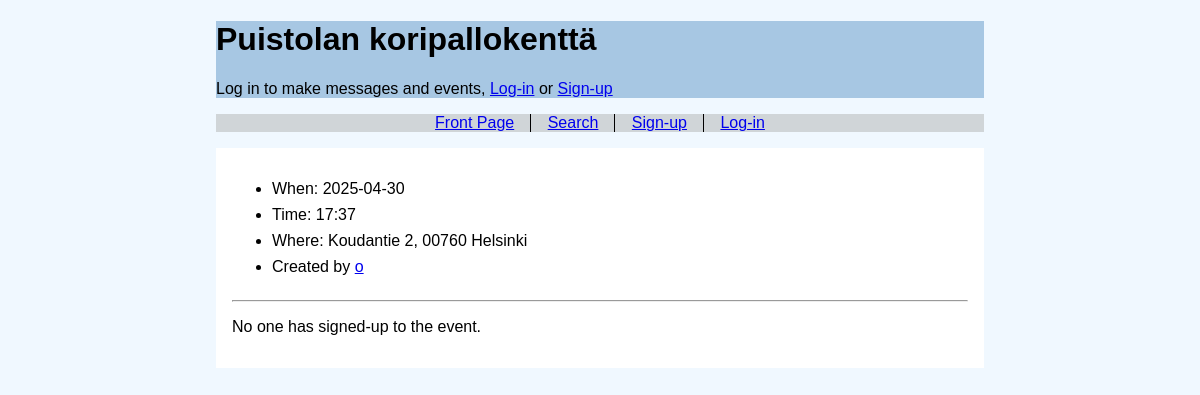
The page /event/9 on the database as committed earlier.
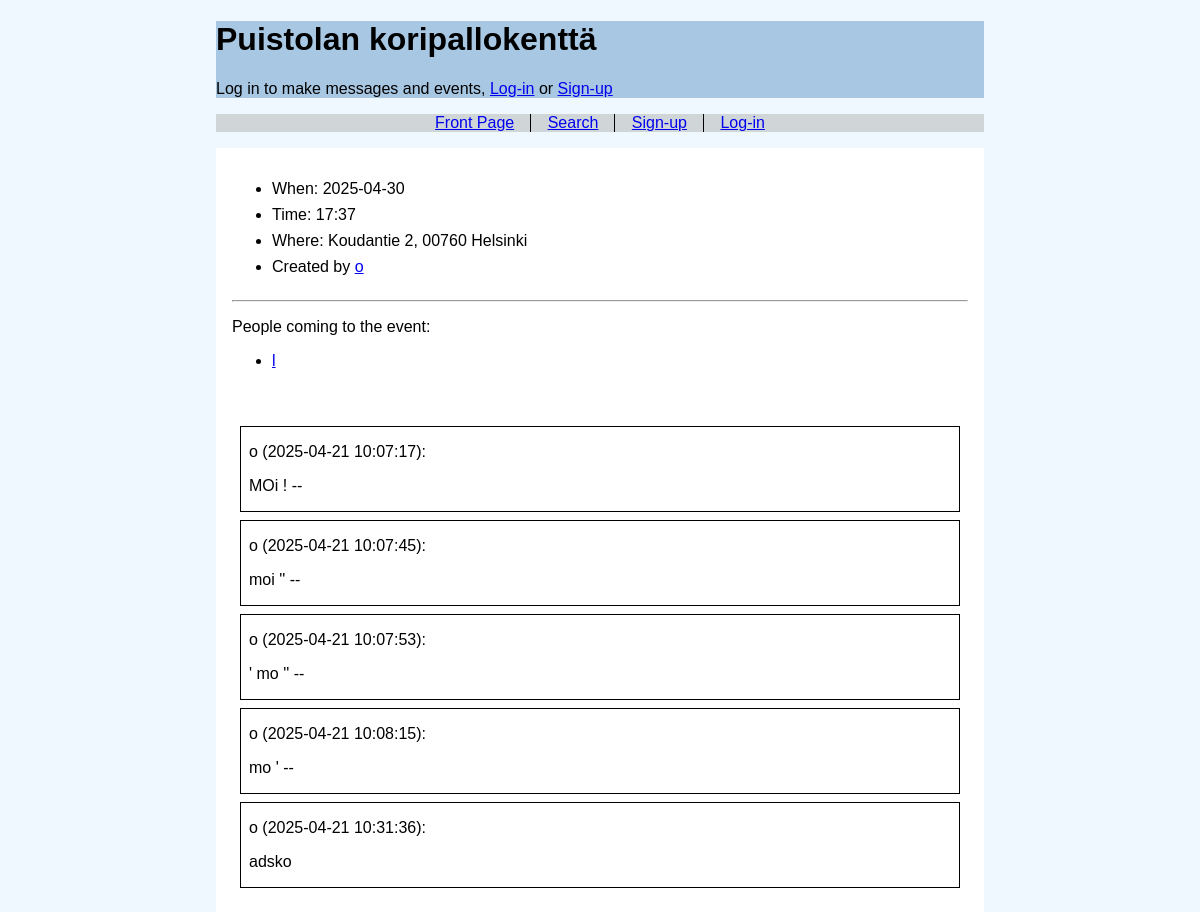
The same page on the database as committed later.
### tables this page shows
CREATE TABLE locations ( 
    id INTEGER PRIMARY KEY,
    name TEXT UNIQUE,
    address TEXT UNIQUE
);

CREATE TABLE events (
    id INTEGER PRIMARY KEY,
    size INTEGER,
    time TEXT,
    date TEXT,
    user_id INTEGER REFRENCES users,
    location_id INTEGER REFRENCES locations
);

CREATE TABLE users (
    id INTEGER PRIMARY KEY,
    username TEXT UNIQUE,
    password_hash TEXT
);

CREATE TABLE signups (
    id INTEGER PRIMARY KEY,
    user_id INTEGER REFRENCES users,
    event_id INTEGER REFRENCES events
);

CREATE TABLE messages (
    id INTEGER PRIMARY KEY,
    content TEXT,
    send_time TEXT,
    user_id INTEGER REFRENCES users,
    event_id INTEGER REFRENCES events
);

### app.py (the view, shortened to what this page needs)
@app.route("/event/<int:event_id>", methods = ["GET", "POST"])
def show_event(event_id):
    if request.method == "GET":
        event = events.get_event(event_id)
        messages = events.get_messages(event_id)
        signups = events.get_signups(event_id)
        signedIn = False
        if "user_id" in session:
            for i in signups:
                if i[0] == session["user_id"]:
                    signedIn = True
        return render_template("event.html", event = event, messages = messages, signups = signups, signedIn = signedIn)

### db.py (called while the page is built)
def get_connection():
    con = sqlite3.connect("database.db")
    con.execute("PRAGMA foreign_keys = ON")
    con.row_factory = sqlite3.Row
    return con

def query(sql, params=[]):
    con = get_connection()
    result = con.execute(sql, params).fetchall()
    con.close()
    return result

### events.py (called while the page is built)
def get_event(event_id):
    sql = """SELECT e.id, l.name, l.address, e.size, e.date, e.time, e.user_id, u.username
            FROM events e, locations l, users u
             WHERE e.location_id = l.id
            AND e.user_id = u.id
             AND e.id = ?"""
    return db.query(sql, [event_id])[0]

def get_messages(event_id):
    sql = """SELECT m.id, m.content, m.send_time, m.user_id, u.username, m.event_id
            FROM messages m, users u
             WHERE m.event_id = ?
            AND u.id = m.user_id"""
    return db.query(sql, [event_id])

def get_signups(event_id):
    sql = """SELECT s.user_id, u.username
            FROM users u, signups s
             WHERE u.id = s.user_id
            AND s.event_id = ?
             GROUP BY s.id"""
    return db.query(sql, [event_id])

### templates/event.html (shortened to what this page needs)
<!DOCTYPE html>
<html>
<head>
    <link rel="stylesheet" href="/static/style.css">
</head>
<body>
    <div class="header">
        <h1>{{ event.name }}</h1>
        <p>
        {% if session.username and session.user_id %}
            Logged in as <a href="/user/{{ session.user_id }}">{{ session.username }}</a>
        {% else %}
            Log in to make messages and events, <a href="/login">Log-in</a> or
            <a href="/signup">Sign-up</a>
        {% endif %}
        <br />
        </p>
      </div>
    <div class="nav">
        <nav>
          <ul>
            <li><a href="/">Front Page</a></li>
            <li><a href="/search">Search</a></li>
          {% if session.user_id %}
            <li><a href="/logout">Sign-out</a></li>
          {% else %}
            <li><a href="/signup">Sign-up</a></li>
            <li><a href="/login">Log-in</a></li>
          {% endif %}
          </ul>
        </nav>
    </div>
    <div class="content">
    <ul>
        <li>When: {{ event.date }}</li>
        <li>Time: {{ event.time }}</li>
        <li>Where: {{ event.address }}</li>
        <li>Created by <a href="/user/{{ event.user_id }}">{{ event.username }}</a></li>
    </ul>
    <hr/>
    <div class="signups">
        {% if signups %}
        <p>
            People coming to the event:
        </p>
        <ul>
        {% for user in signups %}
            <li><a href="/user/{{ user.user_id }}">{{ user.username }}</a></li>
        {% endfor %}
        </ul>
        {% else %}
        <p>
            No one has signed-up to the event.
        </p>
        {% endif %}
    </div>
    </div>
    {% if session.user_id or messages %}
    <div class="content">
    {% for message in messages %}
    <div class="message">
    <p>
        {{ message.username }} ({{ message.send_time }}):
    </p>
    <p>
        {{ message.content }}
    </p>
    </div>
    {% endfor %}
    </div>
    {% endif %}
</body>
</html>

### static/style.css (style rules this page uses)
body { margin: auto; max-width: 48em; font-family: sans-serif; background-color: aliceblue; }
nav { text-align: center; }
nav > ul { padding: 0; margin: 0; }
nav > ul > li { display: inline-block; padding: 0 1em; margin: 0; }
nav > ul > li:not(:last-of-type) { border-right: 1px solid black; }
nav > ul > li:not(:first-of-type) { margin-left: -0.25em; }
.header { background-color: #a7c7e3; }
.nav { background-color: #a7a7a771; margin-top: 1em; margin-bottom: 1em; }
.content { background-color: #fff; padding: 1em; }
.content > ul > li { padding-bottom: 0.5em; }
.message { border: 0.1em solid black; margin: 0.5em; padding: 0.1 0.25em; }
.message > p { padding-left: 0.5em; }

Rows that differ between the two databases and show on the page:
added signups: username "l"
added messages: username "o", send_time "2025-04-21 10:07:17", content "MOi ! --"
added messages: username "o", send_time "2025-04-21 10:07:45", content "moi '' --"
added messages: username "o", send_time "2025-04-21 10:07:53", content "' mo '' --"
added messages: username "o", send_time "2025-04-21 10:08:15", content "mo ' --"
added messages: username "o", send_time "2025-04-21 10:31:36", content "adsko"
Other text that changed with them:
text no longer shown: "No one has signed-up to the event."
text now shown: "People coming to the event:"
